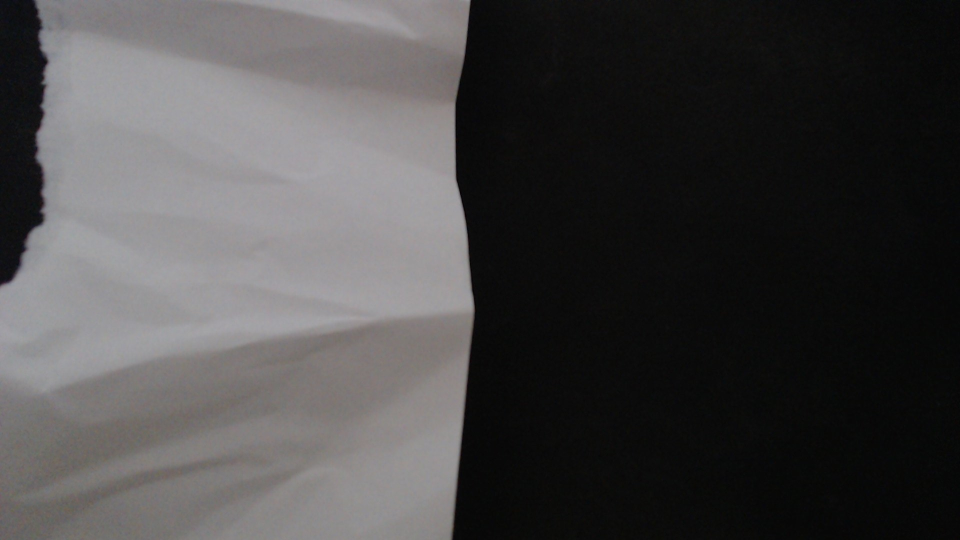
#> input picture tests/testimages/img1.png, 1920 x 1080 px (shown at 1/2 size); its folder holds only this picture in this run
$ python Auswertung_Color_Edge_Schaum.py
#> lines starting #> are read from the running program, lines starting #| are printed output that depends on the picture; after the words box and inside, x2 and y2 are one past the last pixel; in counts of white or black regions, pixels touching at a corner belong together
import cv2
import numpy as np
import os
import glob

# Verzeichnis mit Bildern definieren
input_dir = 'testimages/'
output_dir = 'output_images/'

# Verzeichnisse erstellen, falls sie nicht existieren
os.makedirs(output_dir, exist_ok=True)

# Feste HSV-Werte einstellen
hMin = 0
sMin = 47
vMin = 137
hMax = 179
sMax = 166
vMax = 254

# Mindestlänge für vertikale Kanten
min_length = 125

# Alle PNG-Dateien im Verzeichnis finden
image_files = glob.glob(os.path.join(input_dir, '*.png'))

for image_file in image_files:
    # Bild laden
    img = cv2.imread(image_file)
#> img is the input picture: shape (1080, 1920, 3); mean B, G, R 70.3, 70.1, 71.4

    # Punkte zum Zuschneiden definieren
    pts = np.array([[0, 630], [1280, 630], [1280, 850], [0, 850]])

    # Rechteck beschneiden
    rect = cv2.boundingRect(pts)
    x, y, w, h = rect
    image = img[y:y+h, x:x+w].copy()
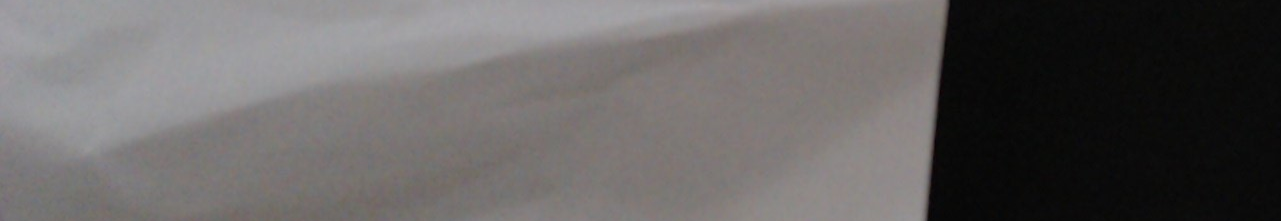
#> image: shape (221, 1281, 3); mean B, G, R 98.1, 98.5, 101.4

    # Mindest- und Maximal-HSV-Werte festlegen
    lower = np.array([hMin, sMin, vMin])
    upper = np.array([hMax, sMax, vMax])

    # HSV-Bild erstellen und in einem Bereich filtern
    hsv = cv2.cvtColor(image, cv2.COLOR_BGR2HSV)
#> hsv: shape (221, 1281, 3); mean H, S, V 54.2, 14.1, 102
    mask = cv2.inRange(hsv, lower, upper)
#> mask: shape (221, 1281); every value is 0
    output = cv2.bitwise_and(image, image, mask=mask)
#> output: shape (221, 1281, 3); every value is 0

    # Canny-Kantenerkennung anwenden
    edges = cv2.Canny(output, 500, 500)

    # Kanten verdicken
    kernel = np.ones((5, 5), np.uint8)
    edges_dilated = cv2.dilate(edges, kernel, iterations=1)

    # Konturen basierend auf den Kanten finden
    contours, _ = cv2.findContours(edges_dilated, cv2.RETR_EXTERNAL, cv2.CHAIN_APPROX_SIMPLE)
#> contours = []

    # Nur vertikale Konturen filtern
    vertical_contours = []
    for contour in contours:
        # Bounding Box der Kontur berechnen
        _, _, w, h = cv2.boundingRect(contour)

        # Prüfen, ob die Kontur überwiegend vertikal ist und die Mindestlänge erfüllt
        if h > w and h >= min_length:
            vertical_contours.append((contour, h))
#> this loop made 0 passes
#> after the loop, vertical_contours = []

    # Sortieren der vertikalen Konturen nach Länge (absteigend)
    vertical_contours = sorted(vertical_contours, key=lambda x: x[1], reverse=True)

    # Auswahl der zwei längsten Konturen
    two_longest_contours = [cnt[0] for cnt in vertical_contours[:2]]
#> two_longest_contours = []

    # Leeres Bild zum Zeichnen der zwei längsten vertikalen Konturen erstellen
    edges_colored = np.zeros_like(image)

    # Die zwei längsten vertikalen Konturen in einer spezifischen Farbe (z.B. Gelb) zeichnen
    cv2.drawContours(edges_colored, two_longest_contours, -1, (255, 255, 0), 2)

    # Kantenbild mit dem Originalbild überlagern
    overlay = cv2.addWeighted(image, 0.8, edges_colored, 0.2, 0)
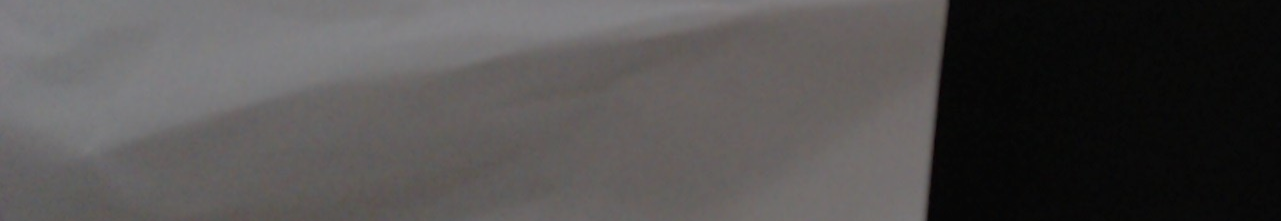
#> overlay: shape (221, 1281, 3); mean B, G, R 78.5, 78.8, 81.1

    # Überlagertes Bild speichern
    output_file = os.path.join(output_dir, os.path.basename(image_file))
    cv2.imwrite(output_file, overlay)

    # Optional: Anzeige des Ergebnisses
    cv2.imshow('Zwei längste vertikale Kanten Overlay', overlay)
    cv2.imshow('Original', img)
    cv2.waitKey(0)

# Fenster schließen
cv2.destroyAllWindows()

$ run again, on tests/testimages/img1192.png
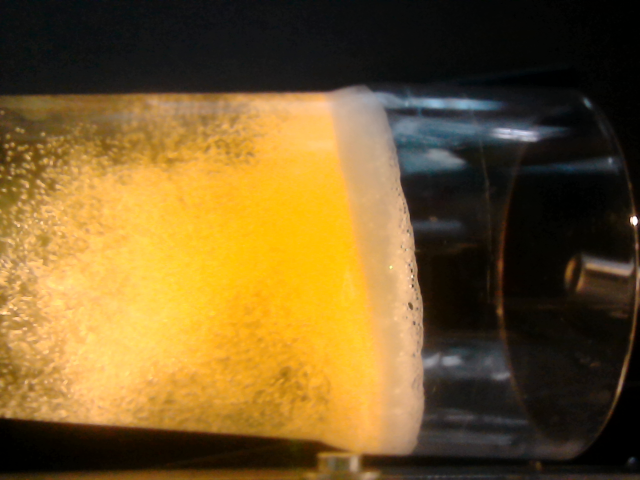
#> input picture tests/testimages/img1192.png, 1280 x 960 px (shown at 1/2 size)
#> img is the input picture: shape (960, 1280, 3); mean B, G, R 41.9, 91.1, 117.8
#> hsv: shape (221, 1280, 3); mean H, S, V 23.2, 154.5, 163.7
#> `mask = cv2.inRange(hsv, lower, upper)`:
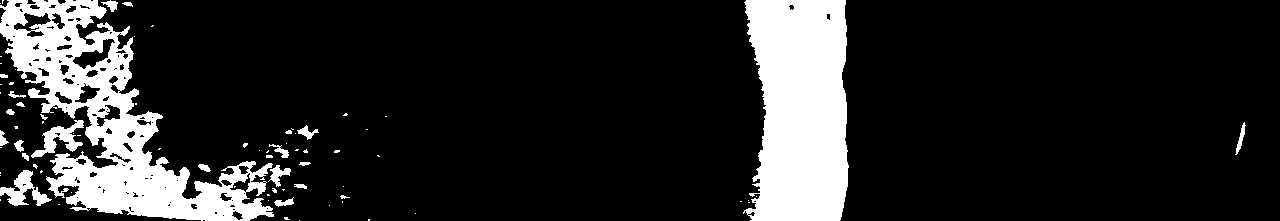
#> mask: shape (221, 1280); 15.4% white; 78 white regions (53 under 20 px), largest, box (x1, y1, x2, y2) and area: (0, 0, 274, 221) 20720, (743, 0, 849, 221) 19648, (0, 170, 52, 206) 765
#> edges: shape (221, 1280); 2% white in thin lines or dots
#> edges_dilated: shape (221, 1280); 10.4% white; 45 white regions (1 under 20 px)
#> contours = 45 contours, 6 with area under 20; largest, box (x1, y1, x2, y2) and area: (0, 0, 296, 221) 23174, (740, 0, 768, 221) 1499, (838, 0, 851, 221) 1000, (283, 123, 321, 142) 419, (1233, 120, 1248, 157) 290
#> the loop `for contour in contours:` made 45 passes
#> (w, h) on passes 2, 3, 5, 6, 8, 9, 11, 12: (7, 4), (10, 7), (11, 9), (7, 6), (14, 12), (23, 10), (11, 11), (17, 10)
#> after the loop `for contour in contours:`: vertical_contours = 2 items
#> two_longest_contours = 2 contours; box (x1, y1, x2, y2) and area: (740, 0, 768, 221) 1499, (838, 0, 851, 221) 1000
#> `overlay = cv2.addWeighted(image, 0.8, edges_colored, 0.2, 0)`:
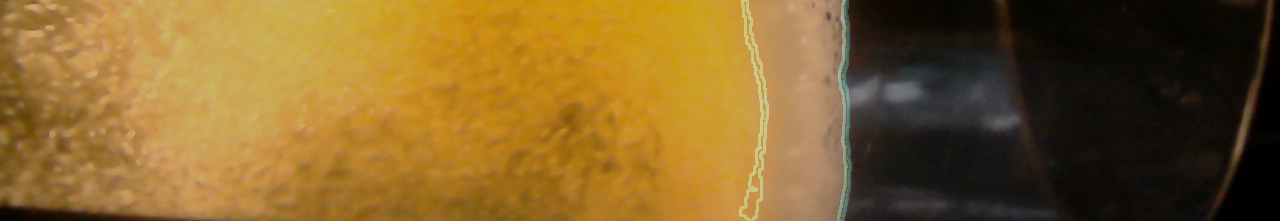
#> overlay: shape (221, 1280, 3); mean B, G, R 43, 98.7, 130.8

$ run again, on tests/testimages/img1324.png
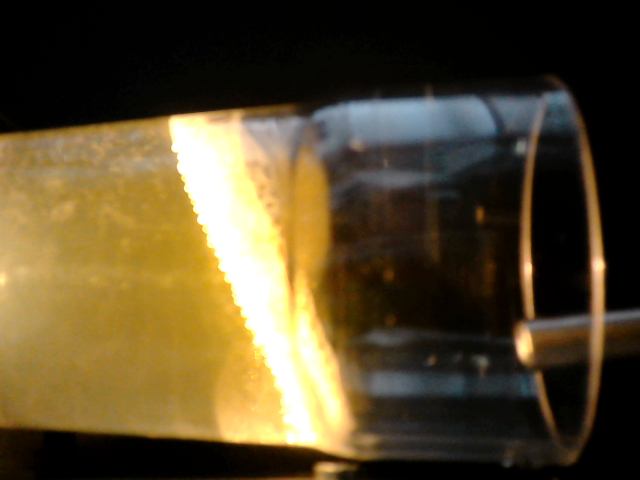
#> input picture tests/testimages/img1324.png, 1280 x 960 px (shown at 1/2 size)
#> img is the input picture: shape (960, 1280, 3); mean B, G, R 44.9, 74, 87.9
#> hsv: shape (221, 1280, 3); mean H, S, V 26.1, 135.5, 127.7
#> `mask = cv2.inRange(hsv, lower, upper)`:
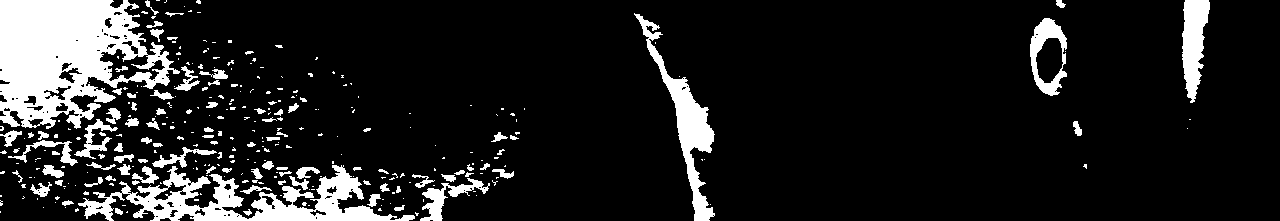
#> mask: shape (221, 1280); 12.8% white; 316 white regions (221 under 20 px), largest, box (x1, y1, x2, y2) and area: (0, 0, 180, 129) 14094, (78, 165, 415, 221) 7060, (634, 13, 715, 221) 3408
#> edges: shape (221, 1280); 3.4% white in thin lines or dots
#> edges_dilated: shape (221, 1280); 17.6% white; 75 white regions
#> contours = 73 contours, 1 with area under 20; largest, box (x1, y1, x2, y2) and area: (0, 0, 517, 221) 37944, (631, 11, 718, 221) 4476, (1028, 16, 1069, 98) 2656, (1180, 0, 1212, 105) 1087, (245, 125, 290, 155) 574
#> the loop `for contour in contours:` made 73 passes
#> (w, h) on passes 1, 2, 5, 6, 11, 12, 13, 14: (7, 8), (5, 22), (6, 7), (9, 9), (15, 14), (10, 8), (8, 8), (11, 8)
#> after the loop `for contour in contours:`: vertical_contours = 1 item
#> two_longest_contours = 1 contour; box (x1, y1, x2, y2) and area: (631, 11, 718, 221) 4476
#> `overlay = cv2.addWeighted(image, 0.8, edges_colored, 0.2, 0)`:
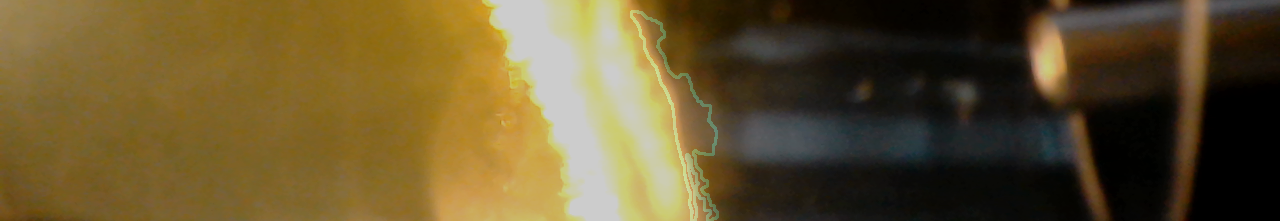
#> overlay: shape (221, 1280, 3); mean B, G, R 46.8, 84.9, 101.6

$ run again, on tests/testimages/img1344.png
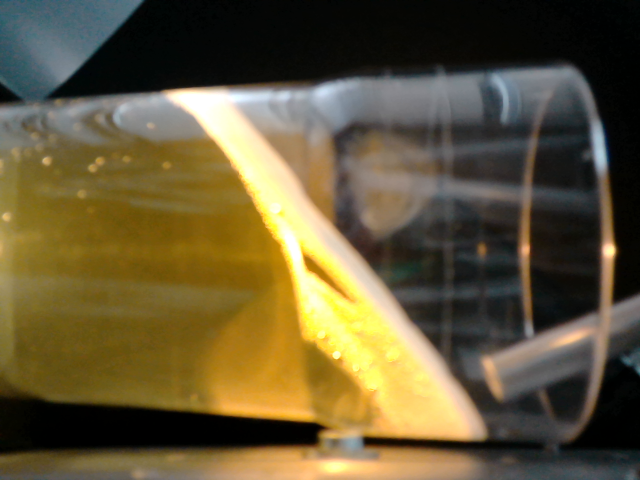
#> input picture tests/testimages/img1344.png, 1280 x 960 px (shown at 1/2 size)
#> img is the input picture: shape (960, 1280, 3); mean B, G, R 56.2, 87.9, 99.8
#> hsv: shape (221, 1280, 3); mean H, S, V 30.9, 147.5, 131.7
#> `mask = cv2.inRange(hsv, lower, upper)`:
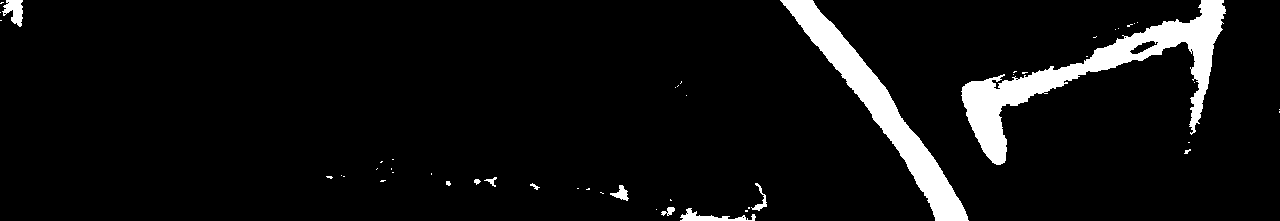
#> mask: shape (221, 1280); 6.2% white; 50 white regions (39 under 20 px), largest, box (x1, y1, x2, y2) and area: (961, 0, 1226, 165) 9153, (780, 0, 969, 221) 7166, (680, 208, 756, 221) 382
#> edges: shape (221, 1280); 0.81% white in thin lines or dots
#> edges_dilated: shape (221, 1280); 4.7% white; 28 white regions
#> contours = 28 contours, 1 with area under 20; largest, box (x1, y1, x2, y2) and area: (959, 0, 1228, 167) 5227, (811, 0, 971, 221) 1588, (778, 0, 937, 221) 1556, (678, 180, 770, 221) 925, (0, 0, 25, 29) 420
#> the loop `for contour in contours:` made 28 passes
#> (w, h) on passes 1, 3, 4, 6, 7, 8, 9, 10: (18, 14), (9, 8), (9, 7), (23, 20), (14, 11), (92, 41), (9, 10), (10, 7)
#> after the loop `for contour in contours:`: vertical_contours = 2 items
#> two_longest_contours = 2 contours; box (x1, y1, x2, y2) and area: (811, 0, 971, 221) 1588, (778, 0, 937, 221) 1556
#> `overlay = cv2.addWeighted(image, 0.8, edges_colored, 0.2, 0)`:
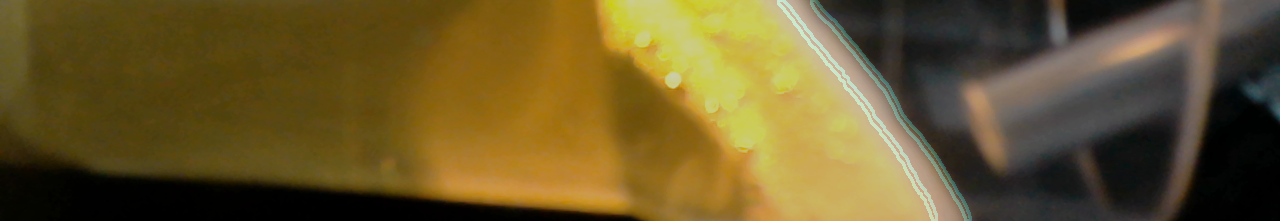
#> overlay: shape (221, 1280, 3); mean B, G, R 42.1, 87.7, 104.9

$ run again, on tests/testimages/img1063.png
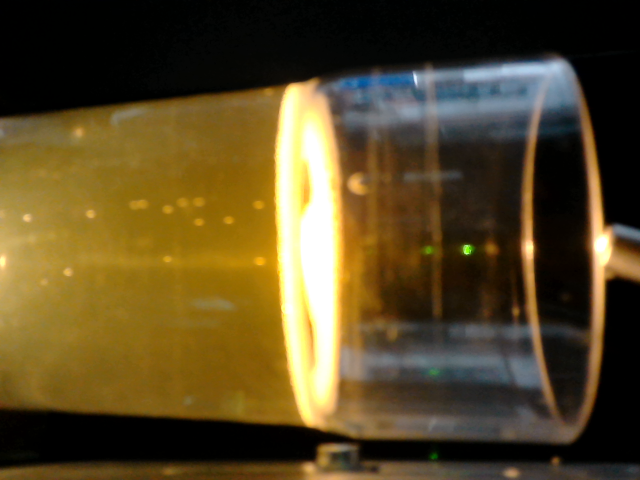
#> input picture tests/testimages/img1063.png, 1280 x 960 px (shown at 1/2 size)
#> img is the input picture: shape (960, 1280, 3); mean B, G, R 37.3, 72.6, 88.6
#> hsv: shape (221, 1280, 3); mean H, S, V 29, 140.8, 109.9
#> `mask = cv2.inRange(hsv, lower, upper)`:
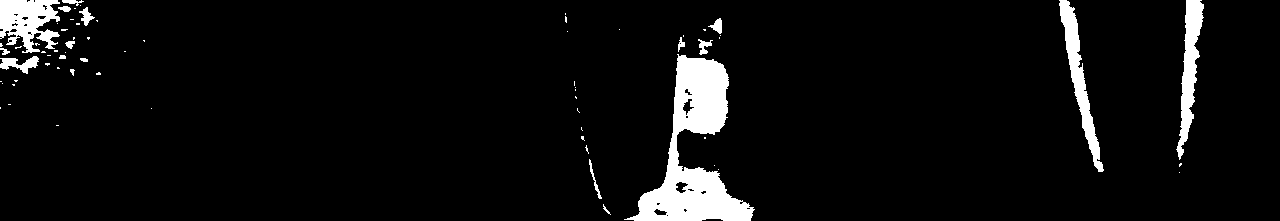
#> mask: shape (221, 1280); 5.5% white; 68 white regions (50 under 20 px), largest, box (x1, y1, x2, y2) and area: (624, 54, 755, 221) 8243, (0, 0, 60, 53) 2103, (1059, 0, 1104, 172) 1972
#> edges: shape (221, 1280); 0.95% white in thin lines or dots
#> edges_dilated: shape (221, 1280); 5.2% white; 33 white regions (1 under 20 px)
#> contours = 32 contours, 2 with area under 20; largest, box (x1, y1, x2, y2) and area: (622, 33, 757, 221) 6187, (0, 0, 101, 76) 3735, (1057, 0, 1106, 174) 1790, (1174, 0, 1206, 169) 1651, (587, 157, 613, 217) 444
#> the loop `for contour in contours:` made 32 passes
#> (w, h) on passes 1, 3, 4, 5, 6, 7, 12, 13: (25, 5), (17, 18), (9, 8), (22, 17), (26, 60), (14, 31), (7, 7), (8, 15)
#> after the loop `for contour in contours:`: vertical_contours = 3 items
#> two_longest_contours = 2 contours; box (x1, y1, x2, y2) and area: (622, 33, 757, 221) 6187, (1057, 0, 1106, 174) 1790
#> `overlay = cv2.addWeighted(image, 0.8, edges_colored, 0.2, 0)`:
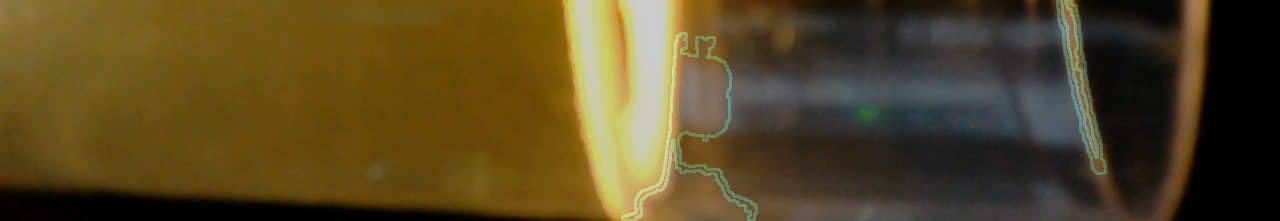
#> overlay: shape (221, 1280, 3); mean B, G, R 35.5, 71.5, 87
